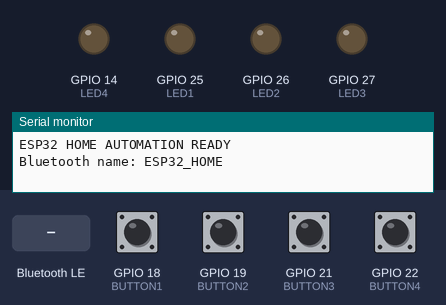
This sketch was run on a simulated ESP32. On the bench: output pins drawn as LEDs (lit = HIGH), the last lines printed to the serial monitor. Inputs (shaded band) come from the test bench; at power-on: GPIO 18 (BUTTON1), GPIO 19 (BUTTON2), GPIO 21 (BUTTON3), GPIO 22 (BUTTON4) HIGH. Nothing arrives over Bluetooth unless stated; a phone connects over Bluetooth LE 3 s after start.

Above: at 1.2 s.
1.3 s: GPIO 18 (BUTTON1) pulled LOW for 0.15 s
At 1.8 s:
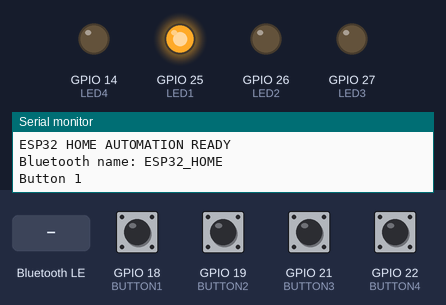
2.9 s: Bluetooth LE write "L2ON" received
At 4.1 s:
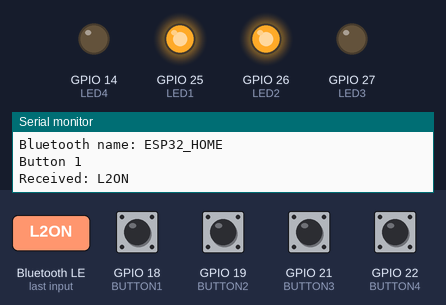
4.4 s: GPIO 21 (BUTTON3) pulled LOW for 0.15 s
At 5.4 s:
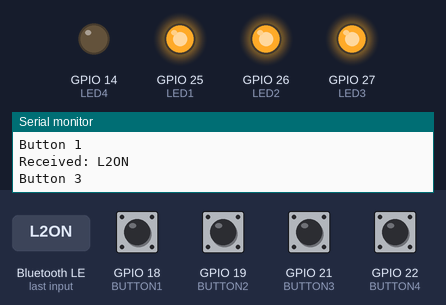
6.0 s: GPIO 19 (BUTTON2) pulled LOW for 0.15 s
At 6.6 s:
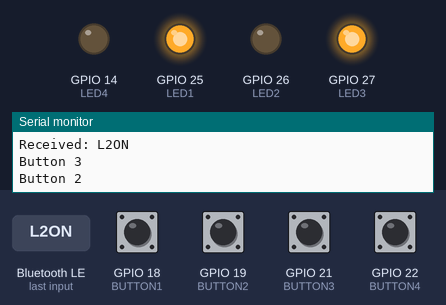
7.6 s: GPIO 22 (BUTTON4) pulled LOW for 0.15 s
At 8.8 s:
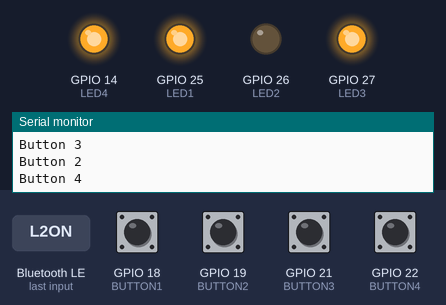
9.2 s: Bluetooth LE write "L1OFF" received
At 10.3 s:
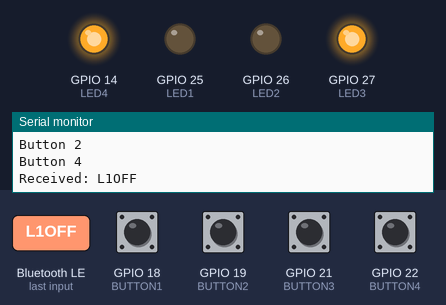
Timing chart, 0 to 11.7 s (numbered marks = the images above; inputs shaded):
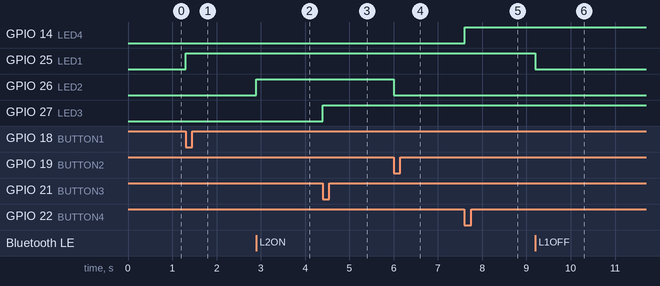

The sketch:

smart-home-esp32.ino
```cpp
#include <BLEDevice.h>
#include <BLEServer.h>
#include <BLEUtils.h>
#include <BLE2902.h>

#define LED1 25
#define LED2 26
#define LED3 27
#define LED4 14

#define BUTTON1 18
#define BUTTON2 19
#define BUTTON3 21
#define BUTTON4 22

bool led1State = false;
bool led2State = false;
bool led3State = false;
bool led4State = false;

bool lastB1 = HIGH;
bool lastB2 = HIGH;
bool lastB3 = HIGH;
bool lastB4 = HIGH;

// BLE UUIDs
#define SERVICE_UUID        "4fafc201-1fb5-459e-8fcc-c5c9c331914b"
#define CHARACTERISTIC_UUID "beb5483e-36e1-4688-b7f5-ea07361b26a8"

BLECharacteristic *pCharacteristic;

void updateLEDs() {
  digitalWrite(LED1, led1State);
  digitalWrite(LED2, led2State);
  digitalWrite(LED3, led3State);
  digitalWrite(LED4, led4State);
}

class MyCallbacks : public BLECharacteristicCallbacks {
  void onWrite(BLECharacteristic *pCharacteristic) {

    String command = pCharacteristic->getValue();

    if (command.length() == 0) return;

    Serial.print("Received: ");
    Serial.println(command);

    if (command == "L1ON") led1State = true;
    if (command == "L1OFF") led1State = false;

    if (command == "L2ON") led2State = true;
    if (command == "L2OFF") led2State = false;

    if (command == "L3ON") led3State = true;
    if (command == "L3OFF") led3State = false;

    if (command == "L4ON") led4State = true;
    if (command == "L4OFF") led4State = false;

    updateLEDs();
  }
};

void setup() {

  Serial.begin(115200);

  pinMode(LED1, OUTPUT);
  pinMode(LED2, OUTPUT);
  pinMode(LED3, OUTPUT);
  pinMode(LED4, OUTPUT);

  pinMode(BUTTON1, INPUT_PULLUP);
  pinMode(BUTTON2, INPUT_PULLUP);
  pinMode(BUTTON3, INPUT_PULLUP);
  pinMode(BUTTON4, INPUT_PULLUP);

  updateLEDs();

  // Start Bluetooth
  BLEDevice::init("ESP32_HOME");

  BLEServer *pServer = BLEDevice::createServer();

  BLEService *pService =
      pServer->createService(SERVICE_UUID);

  pCharacteristic =
      pService->createCharacteristic(
        CHARACTERISTIC_UUID,
        BLECharacteristic::PROPERTY_READ |
        BLECharacteristic::PROPERTY_WRITE
      );

  pCharacteristic->setCallbacks(new MyCallbacks());

  pCharacteristic->setValue("Ready");

  pService->start();

  BLEAdvertising *pAdvertising =
      BLEDevice::getAdvertising();

  pAdvertising->addServiceUUID(SERVICE_UUID);

  BLEDevice::startAdvertising();

  Serial.println("ESP32 HOME AUTOMATION READY");
  Serial.println("Bluetooth name: ESP32_HOME");
}

void loop() {

  bool b1 = digitalRead(BUTTON1);
  bool b2 = digitalRead(BUTTON2);
  bool b3 = digitalRead(BUTTON3);
  bool b4 = digitalRead(BUTTON4);

  // Button 1
  if (lastB1 == HIGH && b1 == LOW) {
    led1State = !led1State;
    updateLEDs();
    Serial.println("Button 1");
    delay(150);
  }

  // Button 2
  if (lastB2 == HIGH && b2 == LOW) {
    led2State = !led2State;
    updateLEDs();
    Serial.println("Button 2");
    delay(150);
  }

  // Button 3
  if (lastB3 == HIGH && b3 == LOW) {
    led3State = !led3State;
    updateLEDs();
    Serial.println("Button 3");
    delay(150);
  }

  // Button 4
  if (lastB4 == HIGH && b4 == LOW) {
    led4State = !led4State;
    updateLEDs();
    Serial.println("Button 4");
    delay(150);
  }

  lastB1 = b1;
  lastB2 = b2;
  lastB3 = b3;
  lastB4 = b4;
}
```

Measured:
- after the input at 1.3 s, GPIO 25 (LED1): LOW → HIGH at once
- after the input at 2.9 s, GPIO 26 (LED2): LOW → HIGH at once
- after the input at 4.4 s, GPIO 27 (LED3): LOW → HIGH at once
- after the input at 6.0 s, GPIO 26 (LED2): HIGH → LOW at once
- after the input at 7.6 s, GPIO 14 (LED4): LOW → HIGH at once
- after the input at 9.2 s, GPIO 25 (LED1): HIGH → LOW at once
